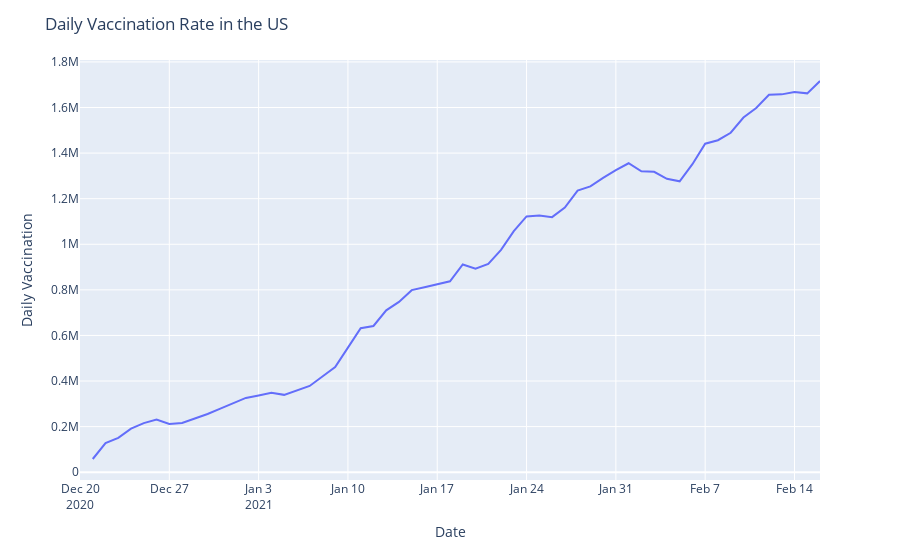

Write notebook code for a chart like this one.
### Markdown cell above
### Data Visualization

### Code cell
#Daily vaccination rate in the US
px.line(df[df['country']=='United States'],x='date',y='daily_vaccinations').update_layout(title = 'Daily Vaccination Rate in the US',xaxis_title='Date',yaxis_title='Daily Vaccination' )

### Figure 1 — Plotly figure (JSON) as saved in the notebook; plotly's stock layout.template omitted (floating-point values rounded to 4 significant figures)
{"data": [{"hovertemplate": "date=%{x}<br>daily_vaccinations=%{y}<extra></extra>", "legendgroup": "", "line": {"color": "#636efa", "dash": "solid"}, "mode": "lines", "name": "", "orientation": "v", "showlegend": false, "type": "scatter", "x": ["2020-12-20", "2020-12-21", "2020-12-22", "2020-12-23", "2020-12-24", "2020-12-25", "2020-12-26", "2020-12-27", "2020-12-28", "2020-12-29", "2020-12-30", "2020-12-31", "2021-01-01", "2021-01-02", "2021-01-03", "2021-01-04", "2021-01-05", "2021-01-06", "2021-01-07", "2021-01-08", "2021-01-09", "2021-01-10", "2021-01-11", "2021-01-12", "2021-01-13", "2021-01-14", "2021-01-15", "2021-01-16", "2021-01-17", "2021-01-18", "2021-01-19", "2021-01-20", "2021-01-21", "2021-01-22", "2021-01-23", "2021-01-24", "2021-01-25", "2021-01-26", "2021-01-27", "2021-01-28", "2021-01-29", "2021-01-30", "2021-01-31", "2021-02-01", "2021-02-02", "2021-02-03", "2021-02-04", "2021-02-05", "2021-02-06", "2021-02-07", "2021-02-08", "2021-02-09", "2021-02-10", "2021-02-11", "2021-02-12", "2021-02-13", "2021-02-14", "2021-02-15", "2021-02-16"], "xaxis": "x", "y": [null, 57909, 127432, 150606, 191001, 215238, 231396, 211379, 216147, 235685, 255223, 278776, 302329, 325882, 336949, 348017, 339372, 358887, 378253, 419933, 461263, 546636, 632009, 641524, 710238, 747082, 798707, 811670, 824632, 837595, 911493, 892403, 913912, 975540, 1057387, 1122182, 1126251, 1119058, 1161050, 1235330, 1253815, 1291416, 1324949, 1355451, 1319981, 1317946, 1287147, 1276364, 1351437, 1441091, 1456459, 1489333, 1555959, 1598080, 1655907, 1657703, 1667631, 1662106, 1716311], "yaxis": "y"}], "layout": {"legend": {"tracegroupgap": 0}, "margin": {"t": 60}, "title": {"text": "Daily Vaccination Rate in the US"}, "xaxis": {"anchor": "y", "domain": [0, 1], "title": {"text": "Date"}}, "yaxis": {"anchor": "x", "domain": [0, 1], "title": {"text": "Daily Vaccination"}}}}
